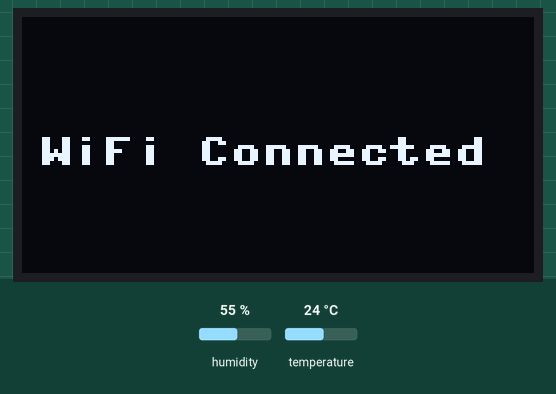
This program was run on a simulated ESP32 board running MicroPython. Shown: 128×64 one-colour display. The test bench sets the inputs (shaded band); at power-on: humidity 55 %, temperature 24 °C. WiFi joins after 1.5 s; no MQTT or app messages arrive unless stated; library files of the repository ran but are not shown: sht31d.py; what the program prints to the serial console is not drawn.

Above: at 2.2 s.
At 3.2 s:
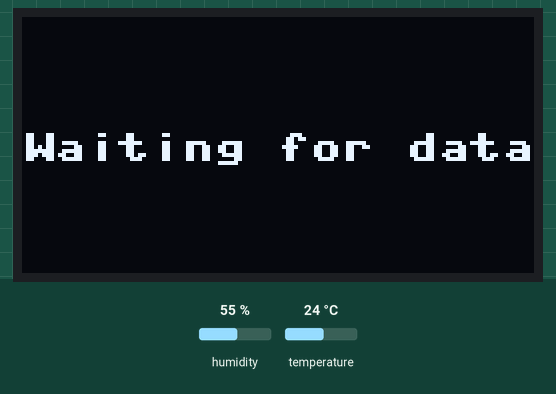
At 63.3 s:
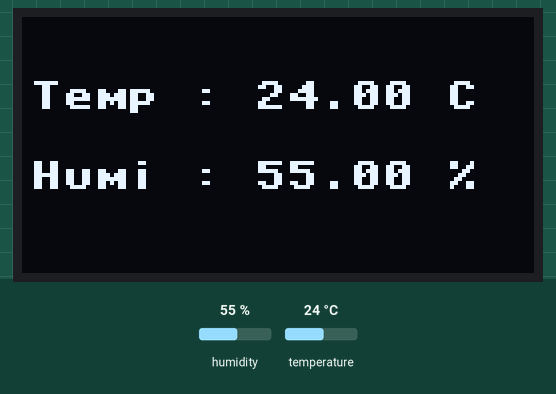

The program:

weather_station.py
```python
"""
Program to read temperature and humidity from SHT31-DI sensor, display them
to a SSD1306 OLED display, and upload the values to thingspeak.com.

The program uses MQTT protocol to communicate with thingspeak and upload the
data. MQTT is a machine-to-machine IoT connectivity protocol. It was designed
as an extremely lightweight publish/subscribe messaging transport.


Author: Govindarajan
"""


from machine import I2C
from machine import Pin
from machine import Timer
import time
import micropython
import network
from umqtt.simple import MQTTClient

from sht31d import SHT31D
from ssd1306 import SSD1306_I2C as ssd


# ThingSpeak Credentials:
SERVER = "mqtt.thingspeak.com"
CHANNEL_ID = "888456"
WRITE_API_KEY = "IDXXXXXXXXXXX"
INTERVAL = 60
INTERVAL_MS = INTERVAL * 1000
# WiFi Credentials
WIFI_SSID = "GuestSSID"
WIFI_PASS = "PASSWD"

# Initialize I2C and the devices (sensor and oled display)
i2c = I2C(sda=Pin(21), scl=Pin(22))
sht31 = SHT31D(sda=21, scl=22, address=69)
oled = ssd(128, 64, i2c, 0x3c)
# Initialize MQTT client object
client = MQTTClient("umqtt_client", SERVER)
# Create the MQTT topic string
topic = "channels/" + CHANNEL_ID + "/publish/" + WRITE_API_KEY
# Initialize temperature and humidity values
temp = 0.0
humidity = 0.0


def clear_display():
    """
    Function to clear the ssd1306 oled display

    :param: None
    :return: None
    """
    oled.fill(0)
    oled.show()

def connect_wifi(timeout=60):
    """
    Function to connect ESP32 device to WiFi network

    :param timeout: Timeout value beyond which an exception is raised
    :return: None
    """
    oled.fill(0)
    oled.text("Connecting to", 5, 18)
    oled.text("   WiFi ...  ", 3, 36)
    oled.show()
    wlan = network.WLAN(network.STA_IF)
    wlan.active(True)
    if not wlan.isconnected():
        wlan.connect(WIFI_SSID, WIFI_PASS)
        while not wlan.isconnected():
            if timeout < 1:
                raise Exception("Failed to connect to Wifi")
            time.sleep(1)
            timeout = timeout - 1
        print("Got IP address %s" % wlan.ifconfig()[0])
        clear_display()
        oled.fill(0)
        oled.text("WiFi Connected", 4, 30)
        oled.show()
        time.sleep(1)

def publish_data(_):
    """
    Function to publish the sampled data to thingspeak channel

    :param _: Argument needed for micropython schedule method. Not used
    :return: None
    """
    temp, humidity = sht31.get_data()
    print("Temp : %.2f C" % temp)
    print("Humi : %.2f " % humidity + "%")
    oled.fill(0)
    oled.text("Temp : %.2f C" % temp, 2, 16)
    oled.text("Humi : %.2f " % humidity + "%", 2, 36)
    oled.show()
    payload = "field1=" + str(temp) + "&field2=" + str(humidity)
    client.connect()
    client.publish(topic, payload)
    client.disconnect()

def schedule(tim):
        """
        A simple call back function that just schedules publish_data function

        :param: None
        :return: None
        """
        micropython.schedule(publish_data, 0)

def main():
    """
    Main entry point into this program

    :param: None
    :return: None
    """
    micropython.alloc_emergency_exception_buf(100)
    connect_wifi()
    oled.fill(0)
    oled.text("Waiting for data", 0, 29)
    oled.show()
    timer = Timer(-1)
    timer.init(mode=Timer.PERIODIC, period=INTERVAL_MS, callback=schedule)


if __name__ == '__main__':
    main()
```

Measured:
- what the display in image 0 shows lasts 1.0 s, from 2.1 s to 3.1 s
- what the display in image 1 shows lasts 60.1 s, from 3.1 s to 63.2 s
